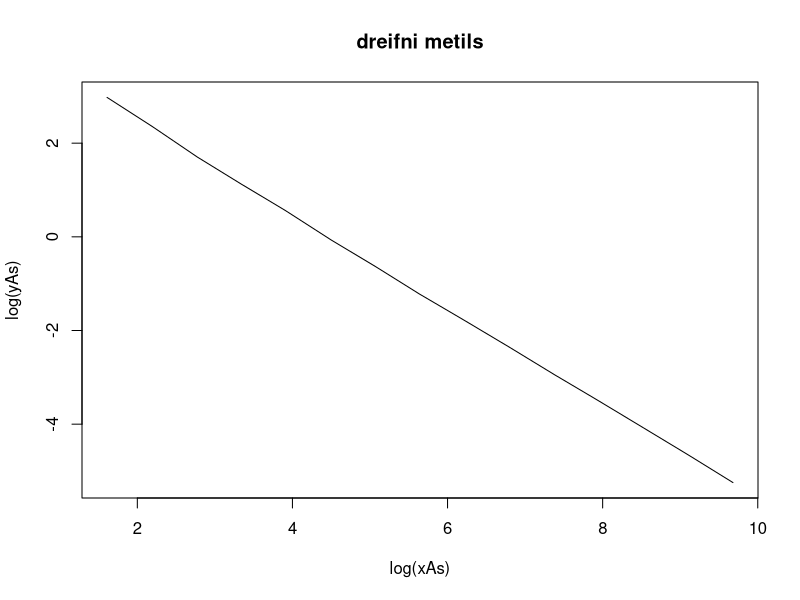

Source code (R):
medaltal = 96
stadalfravik = 13
gildiN = c(5,9,16,28,50,90,160,280,500,
           900,1600,2800,5000,9000,16000)

#Skilar melit... held eg...o-inu = s^1
#ur vendilbreytum af n breytistaerdum
#med videigandi medaltali og stadalfraviki.
MetillUrtaks = function(n){
  itrun = rnorm(n,mean = medaltal, sd = stadalfravik)
  medaltalItrun = mean(itrun)
  result = 0

  for(i in 1:n){
    result = result + ((itrun[i]-medaltalItrun)^2)
  }
  result = sqrt(1/(n-1) * result)

  return(result)
}

#fjoldiItrana er bara 10000 og dreifni aetti
#ad vera boolean breyta, TRUE ef vid erum ad reikna dreifni
#annars FALSE.
metlarFyrirOllGildi = function (fjoldiItrana, dreifni){
  allirMedalMetlar = c()

  for(i in 1:length(gildiN)){

    summaAllraItrana = c()

    for(k in 1:fjoldiItrana){
      summaAllraItrana = c(summaAllraItrana, MetillUrtaks(gildiN[i]))
    }
    if(dreifni){
      summaAllraItrana = var(summaAllraItrana)
    }else{
      summaAllraItrana = mean(summaAllraItrana)
      summaAllraItrana = summaAllraItrana - MetillUrtaks(gildiN[i])
    }
    allirMedalMetlar = c(allirMedalMetlar,summaAllraItrana)
    print(i)
  }
  return(allirMedalMetlar)
}

#i raun daemi 1 og 2. dreifni vaeri tha TRUE i daemi 2.
daemi1 = function (fjoldiItrana, dreifni){

  yAs = metlarFyrirOllGildi(fjoldiItrana, dreifni)
  xAs = gildiN

  if(dreifni){
    title = 'dreifni metils'
    pdf('mynd2.pdf')
  }else{
    title = 'bjagi metils'
    pdf('mynd1.pdf')
  }

  plot(x = log(xAs), y = log(yAs), type ='l', main = title)
  }


daemi1(10000, TRUE)
